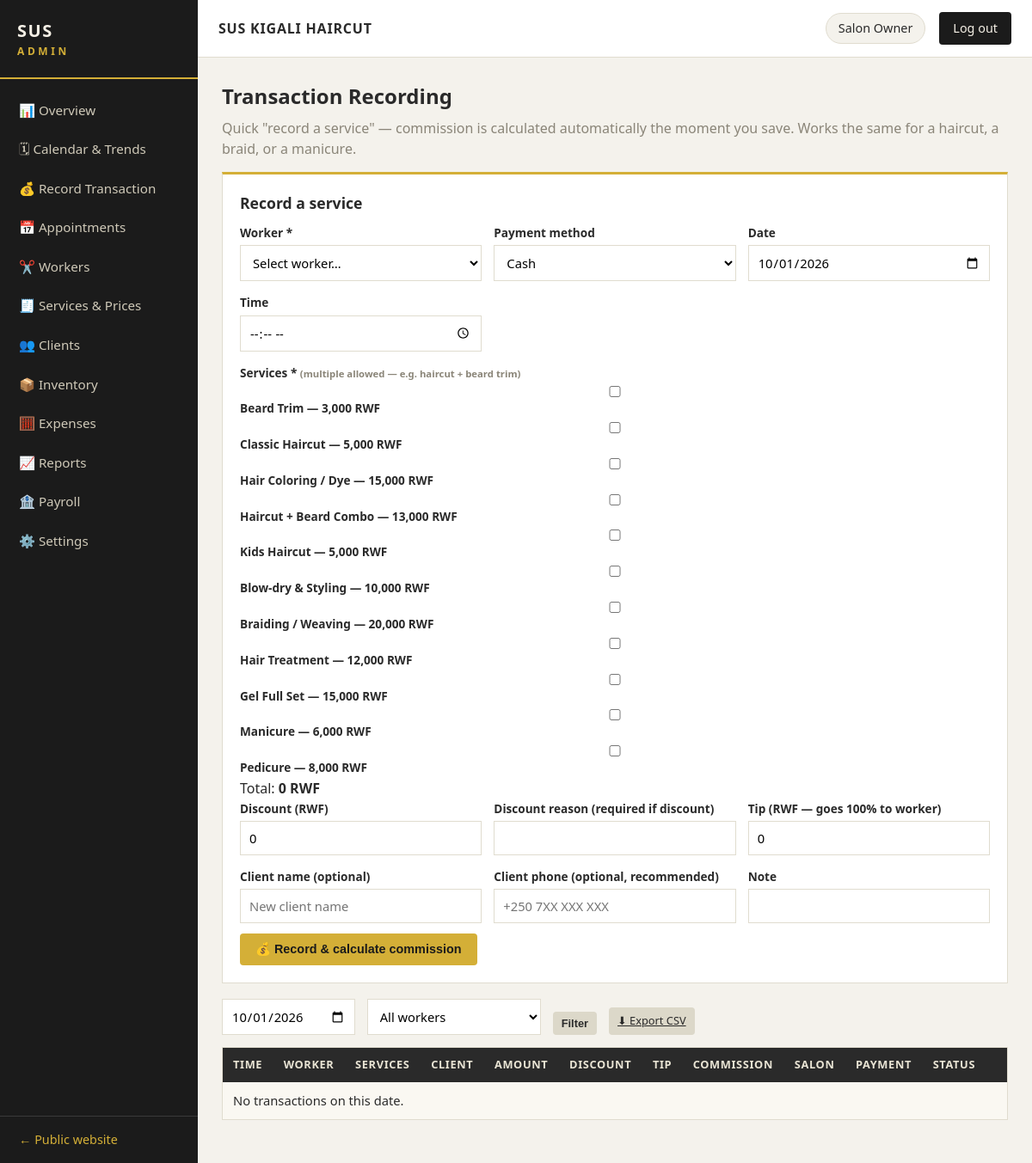
The page /admin/transactions (signed in) on the database its author committed.
### sus/models.py (models this page shows, shortened)
class Setting(db.Model):
    __tablename__ = "settings"
    key = db.Column(db.String(60), primary_key=True)
    value = db.Column(db.String(255), nullable=False)
    @staticmethod
    def get(key, default=None):
        s = Setting.query.get(key)
        return s.value if s else default

class User(db.Model):
    __tablename__ = "users"
    id = db.Column(db.Integer, primary_key=True)
    name = db.Column(db.String(120), nullable=False)
    phone = db.Column(db.String(30))
    email = db.Column(db.String(120), unique=True)
    role = db.Column(db.String(20), nullable=False, default="worker")  # super_admin / manager / worker
    password_hash = db.Column(db.String(255), nullable=False)
    status = db.Column(db.String(20), nullable=False, default="active")
    worker = db.relationship("Worker", backref="user", uselist=False)

class Service(db.Model):
    __tablename__ = "services"
    id = db.Column(db.Integer, primary_key=True)
    name = db.Column(db.String(120), nullable=False)
    description = db.Column(db.String(255))
    price = db.Column(db.Integer, nullable=False)  # RWF
    duration_minutes = db.Column(db.Integer, nullable=False, default=30)
    category = db.Column(db.String(40), nullable=False, default="Barber")
    active = db.Column(db.Boolean, nullable=False, default=True)

### sus/admin.py (the view)
@admin_bp.route("/transactions")
@role_required("super_admin", "manager")
def transactions():
    d = request.args.get("date") or date.today().isoformat()
    wid = request.args.get("worker_id", type=int)
    q = Transaction.query.order_by(Transaction.date.desc(), Transaction.id.desc())
    if d:
        q = q.filter_by(date=d)
    if wid:
        q = q.filter_by(worker_id=wid)
    txs = q.limit(200).all()
    workers = Worker.query.filter_by(status="active").order_by(Worker.full_name).all()
    services = Service.query.filter_by(active=True).order_by(Service.category, Service.name).all()
    return render_template("admin/transactions.html", txs=txs, workers=workers,
                           services=services, date=d, worker_id=wid)

### sus/__init__.py (called while the page is built)
def create_app(config_class=Config):
    app = Flask(__name__)
    app.config.from_object(config_class)
    db.init_app(app)
    from .public import public_bp
    from .admin import admin_bp
    from .api import api_bp
    app.register_blueprint(public_bp)
    app.register_blueprint(admin_bp)
    app.register_blueprint(api_bp)
    @app.template_filter("rwf")
    def rwf(value):
        try:
            return f"{int(value):,} RWF"
        except (TypeError, ValueError):
            return value
    @app.context_processor
    def inject_user():
        from .auth import current_user
        u = current_user()
        return {"current_user_name": u.name if u else ""}
    return app

### sus/auth.py (called while the page is built)
def current_user():
    uid = session.get("user_id")
    return User.query.get(uid) if uid else None

def role_required(*roles):
    def decorator(f):
        @wraps(f)
        def wrapper(*args, **kwargs):
            u = current_user()
            if not u:
                return redirect(url_for("admin.login", next=request.path))
            if u.role not in roles:
                return "Forbidden — you do not have permission to view this page.", 403
            return f(*args, **kwargs)
        return wrapper
    return decorator

### sus/public.py (called while the page is built)
def shop():
    return {
        "name": Setting.get("shop_name", "SUS KIGALI HAIRCUT"),
        "tagline": Setting.get("tagline", ""),
        "phone": Setting.get("phone", ""),
        "whatsapp": Setting.get("whatsapp", ""),
        "address": Setting.get("address", ""),
        "hours": Setting.get("hours", ""),
    }

@public_bp.app_context_processor
def inject_shop():
    return {"shop": shop()}

### sus/templates/admin/transactions.html (shortened to what this page needs)
{% extends "admin/base_admin.html" %}
{% block content %}
<h1>Transaction Recording</h1>
<p class="muted">Quick "record a service" — commission is calculated automatically the moment you save. Works the same for a haircut, a braid, or a manicure.</p>
<div class="panel" id="record-form">
  <h2>Record a service</h2>
  <form method="post" action="{{ url_for('admin.transaction_record') }}">
    <div class="form-grid">
      <label>Worker *
        <select name="worker_id" required>
          <option value="" disabled selected>Select worker…</option>
        </select></label>
      <label>Payment method
        <select name="payment_method">
          <option>Cash</option><option>MTN MoMo</option><option>Airtel Money</option><option>Card</option>
        </select></label>
      <label>Date<input type="date" name="date" value="{{ date }}"></label>
      <label>Time<input type="time" name="time" value="{{ now or '' }}"></label>
    </div>
    <label class="block-label">Services * <small class="muted">(multiple allowed — e.g. haircut + beard trim)</small></label>
    <div class="service-checks">
      {% for s in services %}
      <label class="check-chip"><input type="checkbox" name="service_ids" value="{{ s.id }}"
        data-price="{{ s.price }}" onchange="updateTotal()">{{ s.name }} — {{ s.price|rwf }}</label>
      {% endfor %}
    </div>
    <p class="total-line">Total: <strong id="tx-total">0 RWF</strong></p>
    <div class="form-grid">
      <label>Discount (RWF)<input type="number" name="discount" value="0" min="0" onchange="updateTotal()"></label>
      <label>Discount reason (required if discount)<input name="discount_reason"></label>
      <label>Tip (RWF — goes 100% to worker)<input type="number" name="tip" value="0" min="0"></label>
      <label>Client name (optional)<input name="client_name" placeholder="New client name"></label>
      <label>Client phone (optional, recommended)<input name="client_phone" placeholder="+250 7XX XXX XXX"></label>
      <label>Note<input name="note"></label>
    </div>
    <button class="btn-gold btn-lg" type="submit">💰 Record & calculate commission</button>
  </form>
</div>
<div class="toolbar">
  <form method="get" class="inline-form">
    <input type="date" name="date" value="{{ date }}">
    <select name="worker_id">
      <option value="">All workers</option>
    </select>
    <button class="btn-sm">Filter</button>
    <a class="btn-sm" href="{{ url_for('admin.calendar_export', start=date, end=date) }}">⬇ Export CSV</a>
  </form>
</div>
<table>
  <tr><th>Time</th><th>Worker</th><th>Services</th><th>Client</th><th>Amount</th>
      <th>Discount</th><th>Tip</th><th>Commission</th><th>Salon</th><th>Payment</th><th>Status</th><th></th></tr>
  {% for t in txs %}
  <tr>
    <td>{{ t.date }}<br><small>{{ t.time }}</small></td>
    <td>{{ t.worker.full_name }}</td>
    <td>{% for i in t.items %}{{ i.service_name }}{% if not loop.last %}, {% endif %}{% endfor %}</td>
    <td>{{ t.client.name if t.client else '—' }}</td>
    <td><strong>{{ t.amount|rwf }}</strong></td>
    <td>{{ t.discount or '—' }}</td>
    <td>{{ t.tip or '—' }}</td>
    <td>{{ t.commission_amount|rwf }}</td>
    <td>{{ t.salon_amount|rwf }}</td>
    <td>{{ t.payment_method }}</td>
    <td><span class="badge {{ 'confirmed' if t.status == 'completed' else 'cancelled' }}">{{ t.status }}</span></td>
    <td>
      {% if session.get('role') == 'super_admin' and t.status == 'completed' %}
      <form method="post" action="{{ url_for('admin.transaction_void', tid=t.id) }}" class="inline">
        <button class="btn-sm danger">Void</button>
      </form>
      {% endif %}
    </td>
  </tr>
  {% else %}<tr><td colspan="12">No transactions on this date.</td></tr>{% endfor %}
</table>
{% endblock %}

### sus/templates/admin/base_admin.html (shortened to what this page needs)
<!DOCTYPE html>
<html lang="en">
<head>
  <link rel="stylesheet" href="{{ url_for('static', filename='css/admin.css') }}">
</head>
<body class="admin-body">
  <aside class="sidebar" id="sidebar">
    <div class="sidebar-brand">SUS <span>ADMIN</span></div>
    <nav>
      {% set role = session.get('role') %}
      {% if role == 'super_admin' or role == 'manager' %}
      <a href="{{ url_for('admin.overview') }}">📊 Overview</a>
      <a href="{{ url_for('admin.calendar_view') }}">🗓 Calendar & Trends</a>
      <a href="{{ url_for('admin.transactions') }}">💰 Record Transaction</a>
      <a href="{{ url_for('admin.appointments') }}">📅 Appointments</a>
      <a href="{{ url_for('admin.workers') }}">✂️ Workers</a>
      <a href="{{ url_for('admin.services') }}">🧾 Services & Prices</a>
      <a href="{{ url_for('admin.clients') }}">👥 Clients</a>
      <a href="{{ url_for('admin.inventory') }}">📦 Inventory</a>
      <a href="{{ url_for('admin.expenses') }}">🧮 Expenses</a>
      <a href="{{ url_for('admin.reports') }}">📈 Reports</a>
      {% endif %}
      {% if role == 'super_admin' %}
      <a href="{{ url_for('admin.payroll') }}">🏦 Payroll</a>
      <a href="{{ url_for('admin.settings') }}">⚙️ Settings</a>
      {% endif %}
    </nav>
    <a class="sidebar-bottom" href="{{ url_for('public.home') }}">← Public website</a>
  </aside>
  <div class="admin-main">
    <header class="admin-topbar">
      <span class="shop-name">{{ shop.name if shop else 'SUS KIGALI HAIRCUT' }}</span>
      <span class="user-chip">{{ current_user_name }}</span>
      <a class="btn-logout" href="{{ url_for('admin.logout') }}">Log out</a>
    </header>
    <div class="admin-content">
      {% block content %}{% endblock %}
    </div>
  </div>
</body>
</html>

### sus/static/css/admin.css (style rules this page uses)
:root { --dark: #1b1b1b; --dark2: #2a2a2a; --gold: #d4af37; --gold-soft: #e8c96a; --bg: #f4f2ec; --panel: #ffffff; --ink: #2a2a2a; --muted: #8a8578; --line: #e0dccf; --green: #2e7d32; --red: #b3261e; --amber: #b58100; }
* { margin: 0; padding: 0; box-sizing: border-box; }
body.admin-body { font-family: "Segoe UI", Arial, sans-serif; background: var(--bg); color: var(--ink); line-height: 1.55; }
.sidebar { position: fixed; top: 0; bottom: 0; left: 0; width: 230px; background: var(--dark); overflow-y: auto; z-index: 50; display: flex; flex-direction: column; }
.sidebar-brand { padding: 20px; font-size: 1.25rem; font-weight: bold; letter-spacing: .08em; color: var(--cream, #f5f0e6); border-bottom: 2px solid var(--gold); }
.sidebar-brand span { color: var(--gold); font-size: .75rem; letter-spacing: .3em; display: block; }
.sidebar nav { display: flex; flex-direction: column; padding: 14px 0; flex: 1; }
.sidebar nav a { padding: 11px 22px; color: #cfc9b8; font-size: .95rem; text-decoration: none; }
.sidebar-bottom { padding: 16px 22px; color: var(--gold); border-top: 1px solid #3a3a3a; text-decoration: none; font-size: .9rem; }
.admin-main { margin-left: 230px; min-height: 100vh; display: flex; flex-direction: column; }
.admin-topbar { display: flex; align-items: center; gap: 16px; padding: 14px 24px; background: var(--panel); border-bottom: 1px solid var(--line); position: sticky; top: 0; z-index: 40; }
.admin-topbar .shop-name { font-weight: bold; letter-spacing: .05em; }
.user-chip { background: var(--bg); border: 1px solid var(--line); padding: 6px 14px; border-radius: 999px; font-size: .9rem; }
.btn-logout { background: var(--dark); color: var(--cream, #f5f0e6); padding: 8px 16px; text-decoration: none; font-size: .9rem; border-radius: 4px; }
.admin-content { padding: 26px 28px; max-width: 1200px; width: 100%; }
.admin-content h1 { font-size: 1.5rem; margin-bottom: 6px; }
.admin-content h2 { font-size: 1.1rem; margin: 22px 0 10px; color: var(--dark2); }
table { width: 100%; border-collapse: collapse; background: var(--panel); border: 1px solid var(--line); margin: 12px 0 24px; font-size: .92rem; }
th { text-align: left; background: var(--dark2); color: #eae5d5; padding: 10px 12px; font-size: .8rem; text-transform: uppercase; letter-spacing: .05em; }
td { padding: 10px 12px; border-bottom: 1px solid var(--line); vertical-align: middle; }
tr:nth-child(even) td { background: #faf8f2; }
.panel { background: var(--panel); border: 1px solid var(--line); border-top: 3px solid var(--gold); padding: 20px; margin: 14px 0; }
.panel h2 { margin-top: 0; }
.form-grid { display: grid; grid-template-columns: repeat(auto-fit, minmax(210px, 1fr)); gap: 14px; margin-bottom: 12px; }
.form-grid label, .panel label { font-size: .85rem; font-weight: 600; color: var(--dark2); }
input, select, textarea { display: block; width: 100%; margin-top: 4px; padding: 9px 10px; border: 1px solid var(--line); background: #fff; font-family: inherit; font-size: .92rem; }
.inline-form { display: flex; flex-wrap: wrap; gap: 14px; align-items: end; }
.inline-form input, .inline-form select { width: auto; min-width: 150px; }
.inline-form input[type="date"], .inline-form input[type="number"] { min-width: 150px; }
.toolbar { display: flex; gap: 14px; align-items: center; margin: 14px 0; flex-wrap: wrap; }
button, .btn-gold { background: var(--gold); color: var(--dark); border: none; padding: 10px 18px; font-weight: bold; font-size: .9rem; cursor: pointer; border-radius: 4px; text-decoration: none; display: inline-block; }
.btn-sm { padding: 6px 10px; font-size: .8rem; background: #dcd8c9; color: var(--ink); border-radius: 4px; cursor: pointer; }
a { color: var(--dark2); }
.muted { color: var(--muted); }

### rows shown on the page
Setting: value "SUS KIGALI HAIRCUT"
User: name "Salon Owner"
Service: name "Beard Trim", price|rwf "3,000 RWF"
Service: name "Classic Haircut", price|rwf "5,000 RWF"
Service: name "Hair Coloring / Dye", price|rwf "15,000 RWF"
Service: name "Haircut + Beard Combo", price|rwf "13,000 RWF"
Service: name "Kids Haircut", price|rwf "5,000 RWF"
Service: name "Blow-dry & Styling", price|rwf "10,000 RWF"
Service: name "Braiding / Weaving", price|rwf "20,000 RWF"
Service: name "Hair Treatment", price|rwf "12,000 RWF"
Service: name "Gel Full Set", price|rwf "15,000 RWF"
Service: name "Manicure", price|rwf "6,000 RWF"
Service: name "Pedicure", price|rwf "8,000 RWF"
